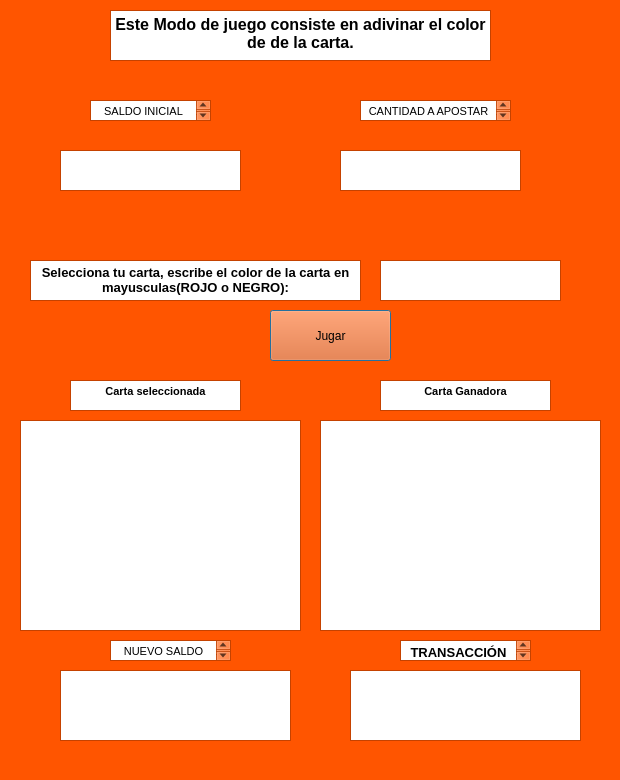
<?xml version="1.0" encoding="UTF-8"?>
<ui version="4.0">
 <class>opcion5</class>
 <widget class="QDialog" name="opcion5">
  <property name="geometry">
   <rect>
    <x>0</x>
    <y>0</y>
    <width>620</width>
    <height>780</height>
   </rect>
  </property>
  <property name="palette">
   <palette>
    <active>
     <colorrole role="WindowText">
      <brush brushstyle="SolidPattern">
       <color alpha="255">
        <red>0</red>
        <green>0</green>
        <blue>0</blue>
       </color>
      </brush>
     </colorrole>
     <colorrole role="Button">
      <brush brushstyle="SolidPattern">
       <color alpha="255">
        <red>255</red>
        <green>85</green>
        <blue>0</blue>
       </color>
      </brush>
     </colorrole>
     <colorrole role="Light">
      <brush brushstyle="SolidPattern">
       <color alpha="255">
        <red>255</red>
        <green>170</green>
        <blue>127</blue>
       </color>
      </brush>
     </colorrole>
     <colorrole role="Midlight">
      <brush brushstyle="SolidPattern">
       <color alpha="255">
        <red>255</red>
        <green>127</green>
        <blue>63</blue>
       </color>
      </brush>
     </colorrole>
     <colorrole role="Dark">
      <brush brushstyle="SolidPattern">
       <color alpha="255">
        <red>127</red>
        <green>42</green>
        <blue>0</blue>
       </color>
      </brush>
     </colorrole>
     <colorrole role="Mid">
      <brush brushstyle="SolidPattern">
       <color alpha="255">
        <red>170</red>
        <green>56</green>
        <blue>0</blue>
       </color>
      </brush>
     </colorrole>
     <colorrole role="Text">
      <brush brushstyle="SolidPattern">
       <color alpha="255">
        <red>0</red>
        <green>0</green>
        <blue>0</blue>
       </color>
      </brush>
     </colorrole>
     <colorrole role="BrightText">
      <brush brushstyle="SolidPattern">
       <color alpha="255">
        <red>255</red>
        <green>255</green>
        <blue>255</blue>
       </color>
      </brush>
     </colorrole>
     <colorrole role="ButtonText">
      <brush brushstyle="SolidPattern">
       <color alpha="255">
        <red>0</red>
        <green>0</green>
        <blue>0</blue>
       </color>
      </brush>
     </colorrole>
     <colorrole role="Base">
      <brush brushstyle="SolidPattern">
       <color alpha="255">
        <red>255</red>
        <green>255</green>
        <blue>255</blue>
       </color>
      </brush>
     </colorrole>
     <colorrole role="Window">
      <brush brushstyle="SolidPattern">
       <color alpha="255">
        <red>255</red>
        <green>85</green>
        <blue>0</blue>
       </color>
      </brush>
     </colorrole>
     <colorrole role="Shadow">
      <brush brushstyle="SolidPattern">
       <color alpha="255">
        <red>0</red>
        <green>0</green>
        <blue>0</blue>
       </color>
      </brush>
     </colorrole>
     <colorrole role="AlternateBase">
      <brush brushstyle="SolidPattern">
       <color alpha="255">
        <red>255</red>
        <green>170</green>
        <blue>127</blue>
       </color>
      </brush>
     </colorrole>
     <colorrole role="ToolTipBase">
      <brush brushstyle="SolidPattern">
       <color alpha="255">
        <red>255</red>
        <green>255</green>
        <blue>220</blue>
       </color>
      </brush>
     </colorrole>
     <colorrole role="ToolTipText">
      <brush brushstyle="SolidPattern">
       <color alpha="255">
        <red>0</red>
        <green>0</green>
        <blue>0</blue>
       </color>
      </brush>
     </colorrole>
    </active>
    <inactive>
     <colorrole role="WindowText">
      <brush brushstyle="SolidPattern">
       <color alpha="255">
        <red>0</red>
        <green>0</green>
        <blue>0</blue>
       </color>
      </brush>
     </colorrole>
     <colorrole role="Button">
      <brush brushstyle="SolidPattern">
       <color alpha="255">
        <red>255</red>
        <green>85</green>
        <blue>0</blue>
       </color>
      </brush>
     </colorrole>
     <colorrole role="Light">
      <brush brushstyle="SolidPattern">
       <color alpha="255">
        <red>255</red>
        <green>170</green>
        <blue>127</blue>
       </color>
      </brush>
     </colorrole>
     <colorrole role="Midlight">
      <brush brushstyle="SolidPattern">
       <color alpha="255">
        <red>255</red>
        <green>127</green>
        <blue>63</blue>
       </color>
      </brush>
     </colorrole>
     <colorrole role="Dark">
      <brush brushstyle="SolidPattern">
       <color alpha="255">
        <red>127</red>
        <green>42</green>
        <blue>0</blue>
       </color>
      </brush>
     </colorrole>
     <colorrole role="Mid">
      <brush brushstyle="SolidPattern">
       <color alpha="255">
        <red>170</red>
        <green>56</green>
        <blue>0</blue>
       </color>
      </brush>
     </colorrole>
     <colorrole role="Text">
      <brush brushstyle="SolidPattern">
       <color alpha="255">
        <red>0</red>
        <green>0</green>
        <blue>0</blue>
       </color>
      </brush>
     </colorrole>
     <colorrole role="BrightText">
      <brush brushstyle="SolidPattern">
       <color alpha="255">
        <red>255</red>
        <green>255</green>
        <blue>255</blue>
       </color>
      </brush>
     </colorrole>
     <colorrole role="ButtonText">
      <brush brushstyle="SolidPattern">
       <color alpha="255">
        <red>0</red>
        <green>0</green>
        <blue>0</blue>
       </color>
      </brush>
     </colorrole>
     <colorrole role="Base">
      <brush brushstyle="SolidPattern">
       <color alpha="255">
        <red>255</red>
        <green>255</green>
        <blue>255</blue>
       </color>
      </brush>
     </colorrole>
     <colorrole role="Window">
      <brush brushstyle="SolidPattern">
       <color alpha="255">
        <red>255</red>
        <green>85</green>
        <blue>0</blue>
       </color>
      </brush>
     </colorrole>
     <colorrole role="Shadow">
      <brush brushstyle="SolidPattern">
       <color alpha="255">
        <red>0</red>
        <green>0</green>
        <blue>0</blue>
       </color>
      </brush>
     </colorrole>
     <colorrole role="AlternateBase">
      <brush brushstyle="SolidPattern">
       <color alpha="255">
        <red>255</red>
        <green>170</green>
        <blue>127</blue>
       </color>
      </brush>
     </colorrole>
     <colorrole role="ToolTipBase">
      <brush brushstyle="SolidPattern">
       <color alpha="255">
        <red>255</red>
        <green>255</green>
        <blue>220</blue>
       </color>
      </brush>
     </colorrole>
     <colorrole role="ToolTipText">
      <brush brushstyle="SolidPattern">
       <color alpha="255">
        <red>0</red>
        <green>0</green>
        <blue>0</blue>
       </color>
      </brush>
     </colorrole>
    </inactive>
    <disabled>
     <colorrole role="WindowText">
      <brush brushstyle="SolidPattern">
       <color alpha="255">
        <red>127</red>
        <green>42</green>
        <blue>0</blue>
       </color>
      </brush>
     </colorrole>
     <colorrole role="Button">
      <brush brushstyle="SolidPattern">
       <color alpha="255">
        <red>255</red>
        <green>85</green>
        <blue>0</blue>
       </color>
      </brush>
     </colorrole>
     <colorrole role="Light">
      <brush brushstyle="SolidPattern">
       <color alpha="255">
        <red>255</red>
        <green>170</green>
        <blue>127</blue>
       </color>
      </brush>
     </colorrole>
     <colorrole role="Midlight">
      <brush brushstyle="SolidPattern">
       <color alpha="255">
        <red>255</red>
        <green>127</green>
        <blue>63</blue>
       </color>
      </brush>
     </colorrole>
     <colorrole role="Dark">
      <brush brushstyle="SolidPattern">
       <color alpha="255">
        <red>127</red>
        <green>42</green>
        <blue>0</blue>
       </color>
      </brush>
     </colorrole>
     <colorrole role="Mid">
      <brush brushstyle="SolidPattern">
       <color alpha="255">
        <red>170</red>
        <green>56</green>
        <blue>0</blue>
       </color>
      </brush>
     </colorrole>
     <colorrole role="Text">
      <brush brushstyle="SolidPattern">
       <color alpha="255">
        <red>127</red>
        <green>42</green>
        <blue>0</blue>
       </color>
      </brush>
     </colorrole>
     <colorrole role="BrightText">
      <brush brushstyle="SolidPattern">
       <color alpha="255">
        <red>255</red>
        <green>255</green>
        <blue>255</blue>
       </color>
      </brush>
     </colorrole>
     <colorrole role="ButtonText">
      <brush brushstyle="SolidPattern">
       <color alpha="255">
        <red>127</red>
        <green>42</green>
        <blue>0</blue>
       </color>
      </brush>
     </colorrole>
     <colorrole role="Base">
      <brush brushstyle="SolidPattern">
       <color alpha="255">
        <red>255</red>
        <green>85</green>
        <blue>0</blue>
       </color>
      </brush>
     </colorrole>
     <colorrole role="Window">
      <brush brushstyle="SolidPattern">
       <color alpha="255">
        <red>255</red>
        <green>85</green>
        <blue>0</blue>
       </color>
      </brush>
     </colorrole>
     <colorrole role="Shadow">
      <brush brushstyle="SolidPattern">
       <color alpha="255">
        <red>0</red>
        <green>0</green>
        <blue>0</blue>
       </color>
      </brush>
     </colorrole>
     <colorrole role="AlternateBase">
      <brush brushstyle="SolidPattern">
       <color alpha="255">
        <red>255</red>
        <green>85</green>
        <blue>0</blue>
       </color>
      </brush>
     </colorrole>
     <colorrole role="ToolTipBase">
      <brush brushstyle="SolidPattern">
       <color alpha="255">
        <red>255</red>
        <green>255</green>
        <blue>220</blue>
       </color>
      </brush>
     </colorrole>
     <colorrole role="ToolTipText">
      <brush brushstyle="SolidPattern">
       <color alpha="255">
        <red>0</red>
        <green>0</green>
        <blue>0</blue>
       </color>
      </brush>
     </colorrole>
    </disabled>
   </palette>
  </property>
  <property name="windowTitle">
   <string>Modo 1</string>
  </property>
  <widget class="QTextEdit" name="TD1">
   <property name="geometry">
    <rect>
     <x>380</x>
     <y>260</y>
     <width>181</width>
     <height>41</height>
    </rect>
   </property>
  </widget>
  <widget class="QTextBrowser" name="textBrowser">
   <property name="geometry">
    <rect>
     <x>110</x>
     <y>10</y>
     <width>381</width>
     <height>51</height>
    </rect>
   </property>
   <property name="html">
    <string>&lt;!DOCTYPE HTML PUBLIC &quot;-//W3C//DTD HTML 4.0//EN&quot; &quot;http://www.w3.org/TR/REC-html40/strict.dtd&quot;&gt;
&lt;html&gt;&lt;head&gt;&lt;meta name=&quot;qrichtext&quot; content=&quot;1&quot; /&gt;&lt;style type=&quot;text/css&quot;&gt;
p, li { white-space: pre-wrap; }
&lt;/style&gt;&lt;/head&gt;&lt;body style=&quot; font-family:'MS Shell Dlg 2'; font-size:8.25pt; font-weight:400; font-style:normal;&quot;&gt;
&lt;p align=&quot;center&quot; style=&quot; margin-top:0px; margin-bottom:0px; margin-left:0px; margin-right:0px; -qt-block-indent:0; text-indent:0px;&quot;&gt;&lt;span style=&quot; font-size:12pt; font-weight:600;&quot;&gt;Este Modo de juego consiste en adivinar el color de de la carta.&lt;/span&gt;&lt;/p&gt;&lt;/body&gt;&lt;/html&gt;</string>
   </property>
  </widget>
  <widget class="QTextBrowser" name="textBrowser_2">
   <property name="geometry">
    <rect>
     <x>30</x>
     <y>260</y>
     <width>331</width>
     <height>41</height>
    </rect>
   </property>
   <property name="html">
    <string>&lt;!DOCTYPE HTML PUBLIC &quot;-//W3C//DTD HTML 4.0//EN&quot; &quot;http://www.w3.org/TR/REC-html40/strict.dtd&quot;&gt;
&lt;html&gt;&lt;head&gt;&lt;meta name=&quot;qrichtext&quot; content=&quot;1&quot; /&gt;&lt;style type=&quot;text/css&quot;&gt;
p, li { white-space: pre-wrap; }
&lt;/style&gt;&lt;/head&gt;&lt;body style=&quot; font-family:'MS Shell Dlg 2'; font-size:8.25pt; font-weight:400; font-style:normal;&quot;&gt;
&lt;p align=&quot;center&quot; style=&quot; margin-top:0px; margin-bottom:0px; margin-left:0px; margin-right:0px; -qt-block-indent:0; text-indent:0px;&quot;&gt;&lt;span style=&quot; font-size:10pt; font-weight:600;&quot;&gt;Selecciona tu carta, escribe el color de la carta en mayusculas(ROJO o NEGRO):&lt;/span&gt;&lt;/p&gt;&lt;/body&gt;&lt;/html&gt;</string>
   </property>
  </widget>
  <widget class="QTextBrowser" name="Rd11">
   <property name="geometry">
    <rect>
     <x>20</x>
     <y>420</y>
     <width>281</width>
     <height>211</height>
    </rect>
   </property>
  </widget>
  <widget class="QTextBrowser" name="Rd12">
   <property name="geometry">
    <rect>
     <x>320</x>
     <y>420</y>
     <width>281</width>
     <height>211</height>
    </rect>
   </property>
  </widget>
  <widget class="QPushButton" name="butD1">
   <property name="geometry">
    <rect>
     <x>270</x>
     <y>310</y>
     <width>121</width>
     <height>51</height>
    </rect>
   </property>
   <property name="text">
    <string>Jugar</string>
   </property>
  </widget>
  <widget class="QTextBrowser" name="textBrowser_6">
   <property name="geometry">
    <rect>
     <x>70</x>
     <y>380</y>
     <width>171</width>
     <height>31</height>
    </rect>
   </property>
   <property name="html">
    <string>&lt;!DOCTYPE HTML PUBLIC &quot;-//W3C//DTD HTML 4.0//EN&quot; &quot;http://www.w3.org/TR/REC-html40/strict.dtd&quot;&gt;
&lt;html&gt;&lt;head&gt;&lt;meta name=&quot;qrichtext&quot; content=&quot;1&quot; /&gt;&lt;style type=&quot;text/css&quot;&gt;
p, li { white-space: pre-wrap; }
&lt;/style&gt;&lt;/head&gt;&lt;body style=&quot; font-family:'MS Shell Dlg 2'; font-size:8.25pt; font-weight:400; font-style:normal;&quot;&gt;
&lt;p align=&quot;center&quot; style=&quot; margin-top:0px; margin-bottom:0px; margin-left:0px; margin-right:0px; -qt-block-indent:0; text-indent:0px;&quot;&gt;&lt;span style=&quot; font-weight:600;&quot;&gt;Carta seleccionada&lt;/span&gt;&lt;/p&gt;&lt;/body&gt;&lt;/html&gt;</string>
   </property>
  </widget>
  <widget class="QTextBrowser" name="textBrowser_7">
   <property name="geometry">
    <rect>
     <x>380</x>
     <y>380</y>
     <width>171</width>
     <height>31</height>
    </rect>
   </property>
   <property name="html">
    <string>&lt;!DOCTYPE HTML PUBLIC &quot;-//W3C//DTD HTML 4.0//EN&quot; &quot;http://www.w3.org/TR/REC-html40/strict.dtd&quot;&gt;
&lt;html&gt;&lt;head&gt;&lt;meta name=&quot;qrichtext&quot; content=&quot;1&quot; /&gt;&lt;style type=&quot;text/css&quot;&gt;
p, li { white-space: pre-wrap; }
&lt;/style&gt;&lt;/head&gt;&lt;body style=&quot; font-family:'MS Shell Dlg 2'; font-size:8.25pt; font-weight:400; font-style:normal;&quot;&gt;
&lt;p align=&quot;center&quot; style=&quot; margin-top:0px; margin-bottom:0px; margin-left:0px; margin-right:0px; -qt-block-indent:0; text-indent:0px;&quot;&gt;&lt;span style=&quot; font-weight:600;&quot;&gt;Carta Ganadora&lt;/span&gt;&lt;/p&gt;&lt;/body&gt;&lt;/html&gt;</string>
   </property>
  </widget>
  <widget class="QTextEdit" name="saldoActual">
   <property name="geometry">
    <rect>
     <x>60</x>
     <y>150</y>
     <width>181</width>
     <height>41</height>
    </rect>
   </property>
  </widget>
  <widget class="QTextBrowser" name="textBrowser_4">
   <property name="geometry">
    <rect>
     <x>360</x>
     <y>100</y>
     <width>151</width>
     <height>21</height>
    </rect>
   </property>
   <property name="html">
    <string>&lt;!DOCTYPE HTML PUBLIC &quot;-//W3C//DTD HTML 4.0//EN&quot; &quot;http://www.w3.org/TR/REC-html40/strict.dtd&quot;&gt;
&lt;html&gt;&lt;head&gt;&lt;meta name=&quot;qrichtext&quot; content=&quot;1&quot; /&gt;&lt;style type=&quot;text/css&quot;&gt;
p, li { white-space: pre-wrap; }
&lt;/style&gt;&lt;/head&gt;&lt;body style=&quot; font-family:'MS Shell Dlg 2'; font-size:8.25pt; font-weight:400; font-style:normal;&quot;&gt;
&lt;p align=&quot;center&quot; style=&quot; margin-top:0px; margin-bottom:0px; margin-left:0px; margin-right:0px; -qt-block-indent:0; text-indent:0px;&quot;&gt;CANTIDAD A APOSTAR&lt;/p&gt;&lt;/body&gt;&lt;/html&gt;</string>
   </property>
  </widget>
  <widget class="QTextEdit" name="cantApuesta">
   <property name="geometry">
    <rect>
     <x>340</x>
     <y>150</y>
     <width>181</width>
     <height>41</height>
    </rect>
   </property>
  </widget>
  <widget class="QTextBrowser" name="nuevoSaldo">
   <property name="geometry">
    <rect>
     <x>60</x>
     <y>670</y>
     <width>231</width>
     <height>71</height>
    </rect>
   </property>
  </widget>
  <widget class="QTextBrowser" name="textBrowser_3">
   <property name="geometry">
    <rect>
     <x>90</x>
     <y>100</y>
     <width>121</width>
     <height>21</height>
    </rect>
   </property>
   <property name="html">
    <string>&lt;!DOCTYPE HTML PUBLIC &quot;-//W3C//DTD HTML 4.0//EN&quot; &quot;http://www.w3.org/TR/REC-html40/strict.dtd&quot;&gt;
&lt;html&gt;&lt;head&gt;&lt;meta name=&quot;qrichtext&quot; content=&quot;1&quot; /&gt;&lt;style type=&quot;text/css&quot;&gt;
p, li { white-space: pre-wrap; }
&lt;/style&gt;&lt;/head&gt;&lt;body style=&quot; font-family:'MS Shell Dlg 2'; font-size:8.25pt; font-weight:400; font-style:normal;&quot;&gt;
&lt;p align=&quot;center&quot; style=&quot; margin-top:0px; margin-bottom:0px; margin-left:0px; margin-right:0px; -qt-block-indent:0; text-indent:0px;&quot;&gt;SALDO INICIAL&lt;/p&gt;&lt;/body&gt;&lt;/html&gt;</string>
   </property>
  </widget>
  <widget class="QTextBrowser" name="textBrowser_5">
   <property name="geometry">
    <rect>
     <x>110</x>
     <y>640</y>
     <width>121</width>
     <height>21</height>
    </rect>
   </property>
   <property name="html">
    <string>&lt;!DOCTYPE HTML PUBLIC &quot;-//W3C//DTD HTML 4.0//EN&quot; &quot;http://www.w3.org/TR/REC-html40/strict.dtd&quot;&gt;
&lt;html&gt;&lt;head&gt;&lt;meta name=&quot;qrichtext&quot; content=&quot;1&quot; /&gt;&lt;style type=&quot;text/css&quot;&gt;
p, li { white-space: pre-wrap; }
&lt;/style&gt;&lt;/head&gt;&lt;body style=&quot; font-family:'MS Shell Dlg 2'; font-size:8.25pt; font-weight:400; font-style:normal;&quot;&gt;
&lt;p align=&quot;center&quot; style=&quot; margin-top:0px; margin-bottom:0px; margin-left:0px; margin-right:0px; -qt-block-indent:0; text-indent:0px;&quot;&gt;NUEVO SALDO&lt;/p&gt;&lt;/body&gt;&lt;/html&gt;</string>
   </property>
  </widget>
  <widget class="QTextBrowser" name="textBrowser_9">
   <property name="geometry">
    <rect>
     <x>400</x>
     <y>640</y>
     <width>131</width>
     <height>21</height>
    </rect>
   </property>
   <property name="html">
    <string>&lt;!DOCTYPE HTML PUBLIC &quot;-//W3C//DTD HTML 4.0//EN&quot; &quot;http://www.w3.org/TR/REC-html40/strict.dtd&quot;&gt;
&lt;html&gt;&lt;head&gt;&lt;meta name=&quot;qrichtext&quot; content=&quot;1&quot; /&gt;&lt;style type=&quot;text/css&quot;&gt;
p, li { white-space: pre-wrap; }
&lt;/style&gt;&lt;/head&gt;&lt;body style=&quot; font-family:'MS Shell Dlg 2'; font-size:8.25pt; font-weight:400; font-style:normal;&quot;&gt;
&lt;p align=&quot;center&quot; style=&quot; margin-top:0px; margin-bottom:0px; margin-left:0px; margin-right:0px; -qt-block-indent:0; text-indent:0px;&quot;&gt;&lt;span style=&quot; font-size:10pt; font-weight:600;&quot;&gt;TRANSACCIÓN&lt;/span&gt;&lt;/p&gt;&lt;/body&gt;&lt;/html&gt;</string>
   </property>
  </widget>
  <widget class="QTextBrowser" name="nuevoSaldo_2">
   <property name="geometry">
    <rect>
     <x>350</x>
     <y>670</y>
     <width>231</width>
     <height>71</height>
    </rect>
   </property>
  </widget>
 </widget>
 <resources/>
 <connections/>
</ui>
